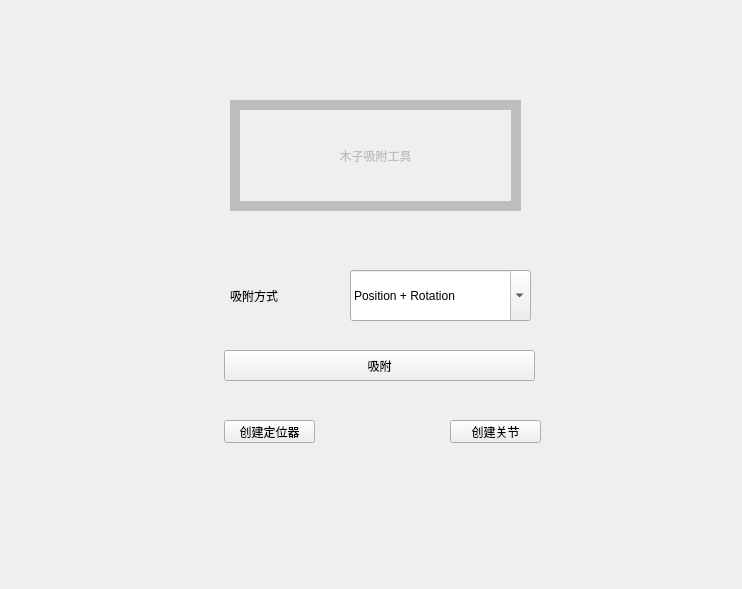
<?xml version="1.0" encoding="UTF-8"?>
<ui version="4.0">
 <class>Form</class>
 <widget class="QWidget" name="Form">
  <property name="geometry">
   <rect>
    <x>0</x>
    <y>0</y>
    <width>742</width>
    <height>589</height>
   </rect>
  </property>
  <property name="windowTitle">
   <string>Form</string>
  </property>
  <widget class="QPushButton" name="snapbutton">
   <property name="geometry">
    <rect>
     <x>224</x>
     <y>350</y>
     <width>311</width>
     <height>31</height>
    </rect>
   </property>
   <property name="styleSheet">
    <string notr="true">rgb:(28, 255, 12)
font: 9pt &quot;Arial&quot;;</string>
   </property>
   <property name="text">
    <string>吸附</string>
   </property>
  </widget>
  <widget class="QPushButton" name="pushButton">
   <property name="geometry">
    <rect>
     <x>224</x>
     <y>420</y>
     <width>91</width>
     <height>23</height>
    </rect>
   </property>
   <property name="text">
    <string>创建定位器</string>
   </property>
  </widget>
  <widget class="QPushButton" name="pushButton_2">
   <property name="geometry">
    <rect>
     <x>450</x>
     <y>420</y>
     <width>91</width>
     <height>23</height>
    </rect>
   </property>
   <property name="text">
    <string>创建关节</string>
   </property>
  </widget>
  <widget class="QLabel" name="label">
   <property name="geometry">
    <rect>
     <x>230</x>
     <y>260</y>
     <width>111</width>
     <height>71</height>
    </rect>
   </property>
   <property name="text">
    <string>吸附方式</string>
   </property>
  </widget>
  <widget class="QComboBox" name="comboBox">
   <property name="geometry">
    <rect>
     <x>350</x>
     <y>270</y>
     <width>181</width>
     <height>51</height>
    </rect>
   </property>
   <property name="editable">
    <bool>true</bool>
   </property>
   <item>
    <property name="text">
     <string>Position + Rotation</string>
    </property>
   </item>
   <item>
    <property name="text">
     <string>Position</string>
    </property>
   </item>
   <item>
    <property name="text">
     <string>Rotation</string>
    </property>
   </item>
  </widget>
  <widget class="QLabel" name="label_2">
   <property name="enabled">
    <bool>false</bool>
   </property>
   <property name="geometry">
    <rect>
     <x>230</x>
     <y>100</y>
     <width>291</width>
     <height>111</height>
    </rect>
   </property>
   <property name="frameShape">
    <enum>QFrame::Panel</enum>
   </property>
   <property name="frameShadow">
    <enum>QFrame::Plain</enum>
   </property>
   <property name="lineWidth">
    <number>10</number>
   </property>
   <property name="midLineWidth">
    <number>0</number>
   </property>
   <property name="text">
    <string>木子吸附工具</string>
   </property>
   <property name="textFormat">
    <enum>Qt::PlainText</enum>
   </property>
   <property name="scaledContents">
    <bool>false</bool>
   </property>
   <property name="alignment">
    <set>Qt::AlignCenter</set>
   </property>
   <property name="wordWrap">
    <bool>false</bool>
   </property>
   <property name="margin">
    <number>0</number>
   </property>
   <property name="openExternalLinks">
    <bool>false</bool>
   </property>
   <property name="textInteractionFlags">
    <set>Qt::LinksAccessibleByMouse</set>
   </property>
  </widget>
 </widget>
 <resources/>
 <connections/>
</ui>
